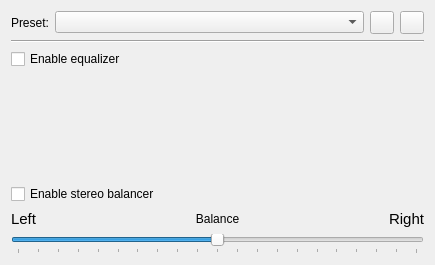
<?xml version="1.0" encoding="UTF-8"?>
<ui version="4.0">
 <class>Equalizer</class>
 <widget class="QDialog" name="Equalizer">
  <property name="geometry">
   <rect>
    <x>0</x>
    <y>0</y>
    <width>435</width>
    <height>265</height>
   </rect>
  </property>
  <property name="windowTitle">
   <string>Equalizer</string>
  </property>
  <property name="windowIcon">
   <iconset resource="../../data/icons.qrc">
    <normaloff>:/icons/64x64/mango.png</normaloff>:/icons/64x64/mango.png</iconset>
  </property>
  <layout class="QVBoxLayout" name="verticalLayout">
   <item>
    <layout class="QHBoxLayout" name="horizontalLayout">
     <item>
      <widget class="QLabel" name="label_preset">
       <property name="text">
        <string>Preset:</string>
       </property>
      </widget>
     </item>
     <item>
      <widget class="QComboBox" name="preset">
       <property name="sizePolicy">
        <sizepolicy hsizetype="Expanding" vsizetype="Fixed">
         <horstretch>0</horstretch>
         <verstretch>0</verstretch>
        </sizepolicy>
       </property>
      </widget>
     </item>
     <item>
      <widget class="QToolButton" name="preset_save">
       <property name="toolTip">
        <string>Save preset</string>
       </property>
      </widget>
     </item>
     <item>
      <widget class="QToolButton" name="preset_del">
       <property name="toolTip">
        <string>Delete preset</string>
       </property>
      </widget>
     </item>
    </layout>
   </item>
   <item>
    <widget class="Line" name="line">
     <property name="orientation">
      <enum>Qt::Orientation::Horizontal</enum>
     </property>
    </widget>
   </item>
   <item>
    <widget class="QCheckBox" name="enable_equalizer">
     <property name="toolTip">
      <string>You need to restart playback for this setting to take affect.</string>
     </property>
     <property name="text">
      <string>Enable equalizer</string>
     </property>
    </widget>
   </item>
   <item>
    <widget class="QWidget" name="slider_container" native="true">
     <property name="enabled">
      <bool>false</bool>
     </property>
     <property name="sizePolicy">
      <sizepolicy hsizetype="Preferred" vsizetype="Expanding">
       <horstretch>0</horstretch>
       <verstretch>0</verstretch>
      </sizepolicy>
     </property>
     <layout class="QHBoxLayout" name="horizontalLayout_2"/>
    </widget>
   </item>
   <item>
    <widget class="QCheckBox" name="enable_stereo_balancer">
     <property name="toolTip">
      <string>You need to restart playback for this setting to take affect.</string>
     </property>
     <property name="text">
      <string>Enable stereo balancer</string>
     </property>
    </widget>
   </item>
   <item>
    <layout class="QHBoxLayout" name="slider_label_layout">
     <item>
      <widget class="QLabel" name="label_left">
       <property name="font">
        <font>
         <pointsize>11</pointsize>
        </font>
       </property>
       <property name="text">
        <string>Left</string>
       </property>
       <property name="alignment">
        <set>Qt::AlignmentFlag::AlignBottom</set>
       </property>
      </widget>
     </item>
     <item>
      <widget class="QLabel" name="label_balance">
       <property name="text">
        <string>Balance</string>
       </property>
       <property name="alignment">
        <set>Qt::AlignmentFlag::AlignCenter</set>
       </property>
      </widget>
     </item>
     <item>
      <widget class="QLabel" name="label_right">
       <property name="font">
        <font>
         <pointsize>11</pointsize>
        </font>
       </property>
       <property name="text">
        <string>Right</string>
       </property>
       <property name="alignment">
        <set>Qt::AlignmentFlag::AlignBottom|Qt::AlignmentFlag::AlignRight|Qt::AlignmentFlag::AlignTrailing</set>
       </property>
      </widget>
     </item>
    </layout>
   </item>
   <item>
    <widget class="QSlider" name="stereo_balance_slider">
     <property name="minimum">
      <number>-100</number>
     </property>
     <property name="maximum">
      <number>100</number>
     </property>
     <property name="singleStep">
      <number>10</number>
     </property>
     <property name="pageStep">
      <number>100</number>
     </property>
     <property name="orientation">
      <enum>Qt::Orientation::Horizontal</enum>
     </property>
     <property name="tickPosition">
      <enum>QSlider::TickPosition::TicksBelow</enum>
     </property>
     <property name="tickInterval">
      <number>10</number>
     </property>
    </widget>
   </item>
  </layout>
 </widget>
 <tabstops>
  <tabstop>preset</tabstop>
  <tabstop>preset_save</tabstop>
  <tabstop>preset_del</tabstop>
  <tabstop>enable_equalizer</tabstop>
  <tabstop>enable_stereo_balancer</tabstop>
  <tabstop>stereo_balance_slider</tabstop>
 </tabstops>
 <resources>
  <include location="../../data/icons.qrc"/>
 </resources>
 <connections/>
</ui>
